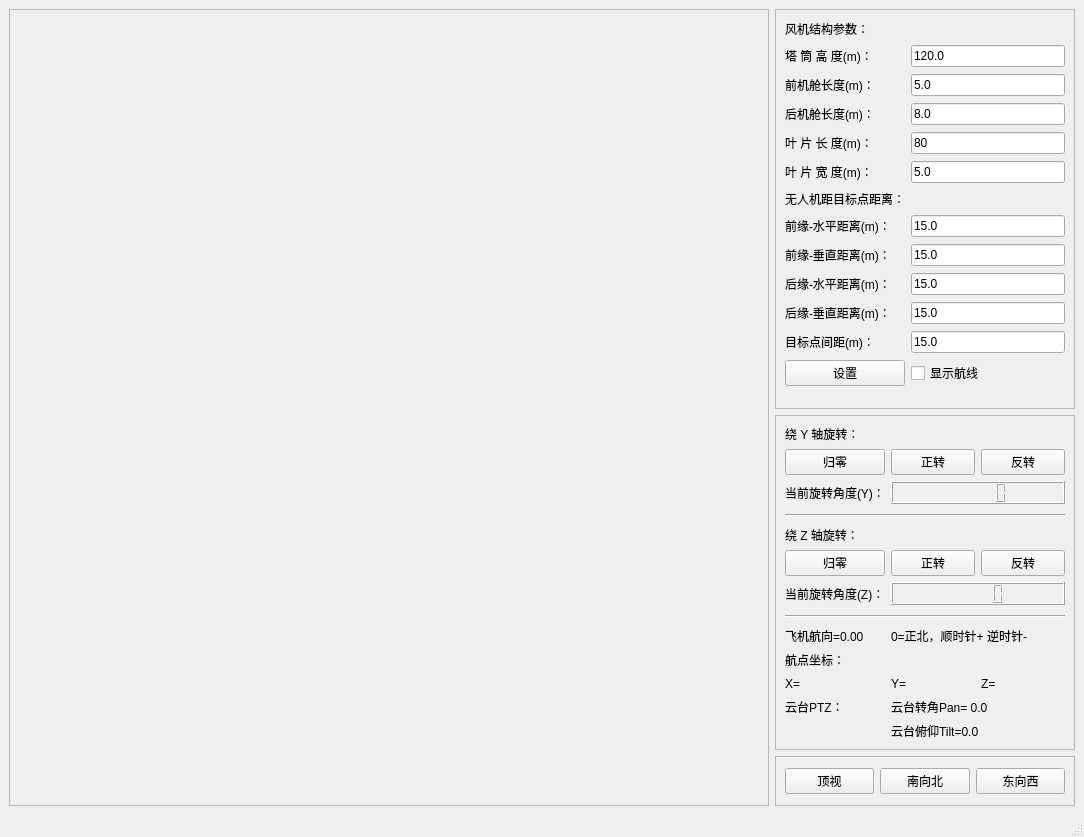
<?xml version="1.0" encoding="UTF-8"?>
<ui version="4.0">
 <class>MainWindow</class>
 <widget class="QMainWindow" name="MainWindow">
  <property name="geometry">
   <rect>
    <x>0</x>
    <y>0</y>
    <width>1084</width>
    <height>837</height>
   </rect>
  </property>
  <property name="windowTitle">
   <string>MainWindow</string>
  </property>
  <widget class="QWidget" name="centralwidget">
   <layout class="QGridLayout" name="gridLayout">
    <item row="0" column="1">
     <widget class="QFrame" name="RightFrame1">
      <property name="sizePolicy">
       <sizepolicy hsizetype="Fixed" vsizetype="Fixed">
        <horstretch>0</horstretch>
        <verstretch>50</verstretch>
       </sizepolicy>
      </property>
      <property name="minimumSize">
       <size>
        <width>300</width>
        <height>0</height>
       </size>
      </property>
      <property name="maximumSize">
       <size>
        <width>16777215</width>
        <height>400</height>
       </size>
      </property>
      <property name="frameShape">
       <enum>QFrame::StyledPanel</enum>
      </property>
      <property name="frameShadow">
       <enum>QFrame::Raised</enum>
      </property>
      <layout class="QGridLayout" name="gridLayout_2">
       <item row="11" column="1">
        <widget class="QLineEdit" name="lE_TrailingEdge_Offset_Z">
         <property name="text">
          <string>15.0</string>
         </property>
        </widget>
       </item>
       <item row="13" column="0">
        <widget class="QPushButton" name="btnSetBaseParameters">
         <property name="text">
          <string>设置</string>
         </property>
        </widget>
       </item>
       <item row="9" column="0">
        <widget class="QLabel" name="label_16">
         <property name="sizePolicy">
          <sizepolicy hsizetype="Preferred" vsizetype="Fixed">
           <horstretch>0</horstretch>
           <verstretch>0</verstretch>
          </sizepolicy>
         </property>
         <property name="text">
          <string>前缘-垂直距离(m)：</string>
         </property>
        </widget>
       </item>
       <item row="2" column="0">
        <widget class="QLabel" name="label_2">
         <property name="sizePolicy">
          <sizepolicy hsizetype="Fixed" vsizetype="Preferred">
           <horstretch>0</horstretch>
           <verstretch>0</verstretch>
          </sizepolicy>
         </property>
         <property name="maximumSize">
          <size>
           <width>90</width>
           <height>16777215</height>
          </size>
         </property>
         <property name="text">
          <string>塔 筒 高 度(m)：</string>
         </property>
        </widget>
       </item>
       <item row="4" column="0">
        <widget class="QLabel" name="label_4">
         <property name="sizePolicy">
          <sizepolicy hsizetype="Fixed" vsizetype="Preferred">
           <horstretch>0</horstretch>
           <verstretch>0</verstretch>
          </sizepolicy>
         </property>
         <property name="maximumSize">
          <size>
           <width>90</width>
           <height>16777215</height>
          </size>
         </property>
         <property name="text">
          <string>后机舱长度(m)：</string>
         </property>
        </widget>
       </item>
       <item row="8" column="0">
        <widget class="QLabel" name="label_14">
         <property name="sizePolicy">
          <sizepolicy hsizetype="Preferred" vsizetype="Fixed">
           <horstretch>0</horstretch>
           <verstretch>0</verstretch>
          </sizepolicy>
         </property>
         <property name="text">
          <string>前缘-水平距离(m)：</string>
         </property>
        </widget>
       </item>
       <item row="6" column="0">
        <widget class="QLabel" name="label_6">
         <property name="sizePolicy">
          <sizepolicy hsizetype="Fixed" vsizetype="Preferred">
           <horstretch>0</horstretch>
           <verstretch>0</verstretch>
          </sizepolicy>
         </property>
         <property name="maximumSize">
          <size>
           <width>90</width>
           <height>16777215</height>
          </size>
         </property>
         <property name="text">
          <string>叶 片 宽 度(m)：</string>
         </property>
        </widget>
       </item>
       <item row="10" column="0">
        <widget class="QLabel" name="label_15">
         <property name="sizePolicy">
          <sizepolicy hsizetype="Preferred" vsizetype="Fixed">
           <horstretch>0</horstretch>
           <verstretch>0</verstretch>
          </sizepolicy>
         </property>
         <property name="text">
          <string>后缘-水平距离(m)：</string>
         </property>
        </widget>
       </item>
       <item row="3" column="1">
        <widget class="QLineEdit" name="L_cabin_frontlE">
         <property name="text">
          <string>5.0</string>
         </property>
        </widget>
       </item>
       <item row="9" column="1">
        <widget class="QLineEdit" name="lE_LeadingEdge_Offset_Z">
         <property name="text">
          <string>15.0</string>
         </property>
        </widget>
       </item>
       <item row="2" column="1">
        <widget class="QLineEdit" name="H_towerLE">
         <property name="text">
          <string>120.0</string>
         </property>
        </widget>
       </item>
       <item row="10" column="1">
        <widget class="QLineEdit" name="lE_TrailingEdge_Offset_Y">
         <property name="text">
          <string>15.0</string>
         </property>
        </widget>
       </item>
       <item row="6" column="1">
        <widget class="QLineEdit" name="W_bladelE">
         <property name="text">
          <string>5.0</string>
         </property>
        </widget>
       </item>
       <item row="8" column="1">
        <widget class="QLineEdit" name="lE_LeadingEdge_Offset_Y">
         <property name="text">
          <string>15.0</string>
         </property>
        </widget>
       </item>
       <item row="7" column="0">
        <widget class="QLabel" name="label_13">
         <property name="sizePolicy">
          <sizepolicy hsizetype="Preferred" vsizetype="Fixed">
           <horstretch>0</horstretch>
           <verstretch>0</verstretch>
          </sizepolicy>
         </property>
         <property name="text">
          <string>无人机距目标点距离：</string>
         </property>
        </widget>
       </item>
       <item row="5" column="1">
        <widget class="QLineEdit" name="L_bladelE">
         <property name="text">
          <string>80</string>
         </property>
        </widget>
       </item>
       <item row="11" column="0">
        <widget class="QLabel" name="label_17">
         <property name="sizePolicy">
          <sizepolicy hsizetype="Preferred" vsizetype="Fixed">
           <horstretch>0</horstretch>
           <verstretch>0</verstretch>
          </sizepolicy>
         </property>
         <property name="text">
          <string>后缘-垂直距离(m)：</string>
         </property>
        </widget>
       </item>
       <item row="3" column="0">
        <widget class="QLabel" name="label_3">
         <property name="sizePolicy">
          <sizepolicy hsizetype="Fixed" vsizetype="Preferred">
           <horstretch>0</horstretch>
           <verstretch>0</verstretch>
          </sizepolicy>
         </property>
         <property name="maximumSize">
          <size>
           <width>90</width>
           <height>16777215</height>
          </size>
         </property>
         <property name="text">
          <string>前机舱长度(m)：</string>
         </property>
        </widget>
       </item>
       <item row="4" column="1">
        <widget class="QLineEdit" name="L_cabin_taillE">
         <property name="text">
          <string>8.0</string>
         </property>
        </widget>
       </item>
       <item row="5" column="0">
        <widget class="QLabel" name="label_5">
         <property name="sizePolicy">
          <sizepolicy hsizetype="Fixed" vsizetype="Preferred">
           <horstretch>0</horstretch>
           <verstretch>0</verstretch>
          </sizepolicy>
         </property>
         <property name="maximumSize">
          <size>
           <width>90</width>
           <height>99</height>
          </size>
         </property>
         <property name="text">
          <string>叶 片 长 度(m)：</string>
         </property>
        </widget>
       </item>
       <item row="0" column="0">
        <widget class="QLabel" name="label">
         <property name="sizePolicy">
          <sizepolicy hsizetype="Preferred" vsizetype="Fixed">
           <horstretch>0</horstretch>
           <verstretch>0</verstretch>
          </sizepolicy>
         </property>
         <property name="styleSheet">
          <string notr="true">font: 75 11pt &quot;微软雅黑&quot;;</string>
         </property>
         <property name="text">
          <string>风机结构参数：</string>
         </property>
        </widget>
       </item>
       <item row="12" column="0">
        <widget class="QLabel" name="label_18">
         <property name="text">
          <string>目标点间距(m)：</string>
         </property>
        </widget>
       </item>
       <item row="12" column="1">
        <widget class="QLineEdit" name="lE_TargetPoint_StepLength">
         <property name="text">
          <string>15.0</string>
         </property>
        </widget>
       </item>
       <item row="13" column="1">
        <widget class="QCheckBox" name="cBx_ShowFlyPoints">
         <property name="text">
          <string>显示航线</string>
         </property>
        </widget>
       </item>
      </layout>
     </widget>
    </item>
    <item row="2" column="1">
     <widget class="QFrame" name="RightFrame3">
      <property name="sizePolicy">
       <sizepolicy hsizetype="Preferred" vsizetype="Fixed">
        <horstretch>0</horstretch>
        <verstretch>0</verstretch>
       </sizepolicy>
      </property>
      <property name="minimumSize">
       <size>
        <width>0</width>
        <height>50</height>
       </size>
      </property>
      <property name="frameShape">
       <enum>QFrame::StyledPanel</enum>
      </property>
      <property name="frameShadow">
       <enum>QFrame::Raised</enum>
      </property>
      <layout class="QHBoxLayout" name="horizontalLayout">
       <item>
        <widget class="QPushButton" name="btnViewUpToDown">
         <property name="text">
          <string>顶视</string>
         </property>
        </widget>
       </item>
       <item>
        <widget class="QPushButton" name="btnSouthToNorth">
         <property name="text">
          <string>南向北</string>
         </property>
        </widget>
       </item>
       <item>
        <widget class="QPushButton" name="btnEastToWest">
         <property name="text">
          <string>东向西</string>
         </property>
        </widget>
       </item>
      </layout>
     </widget>
    </item>
    <item row="1" column="1">
     <widget class="QFrame" name="RightFrame2">
      <property name="sizePolicy">
       <sizepolicy hsizetype="Fixed" vsizetype="Preferred">
        <horstretch>0</horstretch>
        <verstretch>0</verstretch>
       </sizepolicy>
      </property>
      <property name="minimumSize">
       <size>
        <width>300</width>
        <height>0</height>
       </size>
      </property>
      <property name="maximumSize">
       <size>
        <width>300</width>
        <height>16777215</height>
       </size>
      </property>
      <property name="frameShape">
       <enum>QFrame::StyledPanel</enum>
      </property>
      <property name="frameShadow">
       <enum>QFrame::Raised</enum>
      </property>
      <layout class="QGridLayout" name="gridLayout_3">
       <item row="10" column="1" colspan="2">
        <widget class="QLCDNumber" name="Z_Anglelcd">
         <property name="maximumSize">
          <size>
           <width>16777215</width>
           <height>40</height>
          </size>
         </property>
        </widget>
       </item>
       <item row="20" column="1" colspan="2">
        <widget class="QLabel" name="label_Tilt">
         <property name="text">
          <string>云台俯仰Tilt=0.0</string>
         </property>
        </widget>
       </item>
       <item row="9" column="0">
        <widget class="QPushButton" name="btnZZero">
         <property name="maximumSize">
          <size>
           <width>16777215</width>
           <height>30</height>
          </size>
         </property>
         <property name="text">
          <string>归零</string>
         </property>
        </widget>
       </item>
       <item row="16" column="1">
        <widget class="QLabel" name="label_Y">
         <property name="text">
          <string>Y=</string>
         </property>
        </widget>
       </item>
       <item row="16" column="2">
        <widget class="QLabel" name="label_Z">
         <property name="text">
          <string>Z=</string>
         </property>
        </widget>
       </item>
       <item row="5" column="1">
        <widget class="QPushButton" name="btnYAdd">
         <property name="text">
          <string>正转</string>
         </property>
        </widget>
       </item>
       <item row="10" column="0">
        <widget class="QLabel" name="label_10">
         <property name="maximumSize">
          <size>
           <width>100</width>
           <height>16777215</height>
          </size>
         </property>
         <property name="text">
          <string>当前旋转角度(Z)：</string>
         </property>
        </widget>
       </item>
       <item row="5" column="2">
        <widget class="QPushButton" name="btnYSub">
         <property name="text">
          <string>反转</string>
         </property>
        </widget>
       </item>
       <item row="19" column="1" colspan="2">
        <widget class="QLabel" name="label_Pan">
         <property name="sizePolicy">
          <sizepolicy hsizetype="Preferred" vsizetype="Preferred">
           <horstretch>0</horstretch>
           <verstretch>0</verstretch>
          </sizepolicy>
         </property>
         <property name="maximumSize">
          <size>
           <width>16777215</width>
           <height>16777215</height>
          </size>
         </property>
         <property name="text">
          <string>云台转角Pan= 0.0</string>
         </property>
        </widget>
       </item>
       <item row="19" column="0">
        <widget class="QLabel" name="label_12">
         <property name="text">
          <string>云台PTZ：</string>
         </property>
        </widget>
       </item>
       <item row="8" column="0" colspan="2">
        <widget class="QLabel" name="label_8">
         <property name="maximumSize">
          <size>
           <width>16777215</width>
           <height>30</height>
          </size>
         </property>
         <property name="text">
          <string>绕 Z 轴旋转：</string>
         </property>
        </widget>
       </item>
       <item row="6" column="1" colspan="2">
        <widget class="QLCDNumber" name="Y_Anglelcd">
         <property name="maximumSize">
          <size>
           <width>16777215</width>
           <height>40</height>
          </size>
         </property>
         <property name="smallDecimalPoint">
          <bool>true</bool>
         </property>
         <property name="digitCount">
          <number>5</number>
         </property>
         <property name="mode">
          <enum>QLCDNumber::Dec</enum>
         </property>
         <property name="value" stdset="0">
          <double>0.000000000000000</double>
         </property>
         <property name="intValue" stdset="0">
          <number>0</number>
         </property>
        </widget>
       </item>
       <item row="9" column="2">
        <widget class="QPushButton" name="btnZSub">
         <property name="text">
          <string>反转</string>
         </property>
        </widget>
       </item>
       <item row="6" column="0">
        <widget class="QLabel" name="label_9">
         <property name="maximumSize">
          <size>
           <width>16777215</width>
           <height>30</height>
          </size>
         </property>
         <property name="text">
          <string>当前旋转角度(Y)：</string>
         </property>
        </widget>
       </item>
       <item row="5" column="0">
        <widget class="QPushButton" name="btnYZero">
         <property name="maximumSize">
          <size>
           <width>16777215</width>
           <height>30</height>
          </size>
         </property>
         <property name="text">
          <string>归零</string>
         </property>
        </widget>
       </item>
       <item row="14" column="0">
        <widget class="QLabel" name="label_11">
         <property name="text">
          <string>航点坐标：</string>
         </property>
        </widget>
       </item>
       <item row="9" column="1">
        <widget class="QPushButton" name="btnZAdd">
         <property name="text">
          <string>正转</string>
         </property>
        </widget>
       </item>
       <item row="7" column="0" colspan="3">
        <widget class="Line" name="line">
         <property name="sizePolicy">
          <sizepolicy hsizetype="Preferred" vsizetype="Fixed">
           <horstretch>0</horstretch>
           <verstretch>0</verstretch>
          </sizepolicy>
         </property>
         <property name="maximumSize">
          <size>
           <width>16777215</width>
           <height>10</height>
          </size>
         </property>
         <property name="orientation">
          <enum>Qt::Horizontal</enum>
         </property>
        </widget>
       </item>
       <item row="12" column="0" colspan="3">
        <widget class="Line" name="line_2">
         <property name="maximumSize">
          <size>
           <width>16777215</width>
           <height>10</height>
          </size>
         </property>
         <property name="orientation">
          <enum>Qt::Horizontal</enum>
         </property>
        </widget>
       </item>
       <item row="4" column="0" colspan="2">
        <widget class="QLabel" name="label_7">
         <property name="maximumSize">
          <size>
           <width>16777215</width>
           <height>20</height>
          </size>
         </property>
         <property name="text">
          <string>绕 Y 轴旋转：</string>
         </property>
        </widget>
       </item>
       <item row="16" column="0">
        <widget class="QLabel" name="label_X">
         <property name="text">
          <string>X=</string>
         </property>
        </widget>
       </item>
       <item row="13" column="0">
        <widget class="QLabel" name="lE_UAV_Flight_Heading_Direction">
         <property name="text">
          <string>飞机航向=0.00</string>
         </property>
        </widget>
       </item>
       <item row="13" column="1" colspan="2">
        <widget class="QLabel" name="label_19">
         <property name="text">
          <string>0=正北，顺时针+ 逆时针-</string>
         </property>
        </widget>
       </item>
      </layout>
     </widget>
    </item>
    <item row="0" column="0" rowspan="3">
     <widget class="QFrame" name="CentralFrame">
      <property name="frameShape">
       <enum>QFrame::StyledPanel</enum>
      </property>
      <property name="frameShadow">
       <enum>QFrame::Raised</enum>
      </property>
      <layout class="QHBoxLayout" name="LayoutCentralFrame"/>
     </widget>
    </item>
   </layout>
  </widget>
  <widget class="QMenuBar" name="menubar">
   <property name="geometry">
    <rect>
     <x>0</x>
     <y>0</y>
     <width>1084</width>
     <height>22</height>
    </rect>
   </property>
  </widget>
  <widget class="QStatusBar" name="statusbar"/>
 </widget>
 <resources/>
 <connections/>
</ui>
